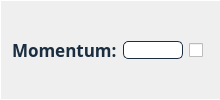
                                <widget class="QFrame" name="frame_nr_iterations_8">
                                 <property name="styleSheet">
                                  <string notr="true">border-bottom: 0.5px solid #FFFFFF;
border-left: 0.5px solid #FFFFFF;
border-top: 1px solid #FFFFFF;
</string>
                                 </property>
                                 <property name="frameShape">
                                  <enum>QFrame::NoFrame</enum>
                                 </property>
                                 <property name="frameShadow">
                                  <enum>QFrame::Plain</enum>
                                 </property>
                                 <layout class="QHBoxLayout" name="horizontalLayout_97">
                                  <item>
                                   <widget class="QLabel" name="label_nr_iterations_8">
                                    <property name="sizePolicy">
                                     <sizepolicy hsizetype="Minimum" vsizetype="Preferred">
                                      <horstretch>0</horstretch>
                                      <verstretch>0</verstretch>
                                     </sizepolicy>
                                    </property>
                                    <property name="maximumSize">
                                     <size>
                                      <width>16777215</width>
                                      <height>16777215</height>
                                     </size>
                                    </property>
                                    <property name="font">
                                     <font>
                                      <family>Avenir</family>
                                      <pointsize>13</pointsize>
                                      <weight>75</weight>
                                      <italic>false</italic>
                                      <bold>true</bold>
                                     </font>
                                    </property>
                                    <property name="toolTip">
                                     <string>&lt;html&gt;&lt;head/&gt;&lt;body&gt;&lt;p&gt;&lt;span style=&quot; font-weight:400;&quot;&gt;The weight of each topic.&lt;/span&gt;&lt;/p&gt;&lt;/body&gt;&lt;/html&gt;</string>
                                    </property>
                                    <property name="styleSheet">
                                     <string notr="true">font: 87 13pt &quot;Avenir&quot;;
color:#1A2E40;
font-weight: bold;
border:None;</string>
                                    </property>
                                    <property name="text">
                                     <string>Momentum:</string>
                                    </property>
                                   </widget>
                                  </item>
                                  <item>
                                   <widget class="QLineEdit" name="lineEdit_nr_iterations_8">
                                    <property name="sizePolicy">
                                     <sizepolicy hsizetype="Minimum" vsizetype="Fixed">
                                      <horstretch>0</horstretch>
                                      <verstretch>0</verstretch>
                                     </sizepolicy>
                                    </property>
                                    <property name="minimumSize">
                                     <size>
                                      <width>0</width>
                                      <height>0</height>
                                     </size>
                                    </property>
                                    <property name="maximumSize">
                                     <size>
                                      <width>60</width>
                                      <height>16777215</height>
                                     </size>
                                    </property>
                                    <property name="styleSheet">
                                     <string notr="true">QLineEdit {	
	background-color: #FFFFFF;
	font: 87 italic 12pt &quot;Avenir&quot;;
	border-radius: 5px;
	border: 1px solid #1A2E40;
	color:black;
}</string>
                                    </property>
                                   </widget>
                                  </item>
                                  <item>
                                   <widget class="QCheckBox" name="checkBox_nr_iterations_8">
                                    <property name="sizePolicy">
                                     <sizepolicy hsizetype="Fixed" vsizetype="Fixed">
                                      <horstretch>0</horstretch>
                                      <verstretch>0</verstretch>
                                     </sizepolicy>
                                    </property>
                                    <property name="styleSheet">
                                     <string notr="true">border:0px;</string>
                                    </property>
                                    <property name="text">
                                     <string/>
                                    </property>
                                   </widget>
                                  </item>
                                 </layout>
                                </widget>
